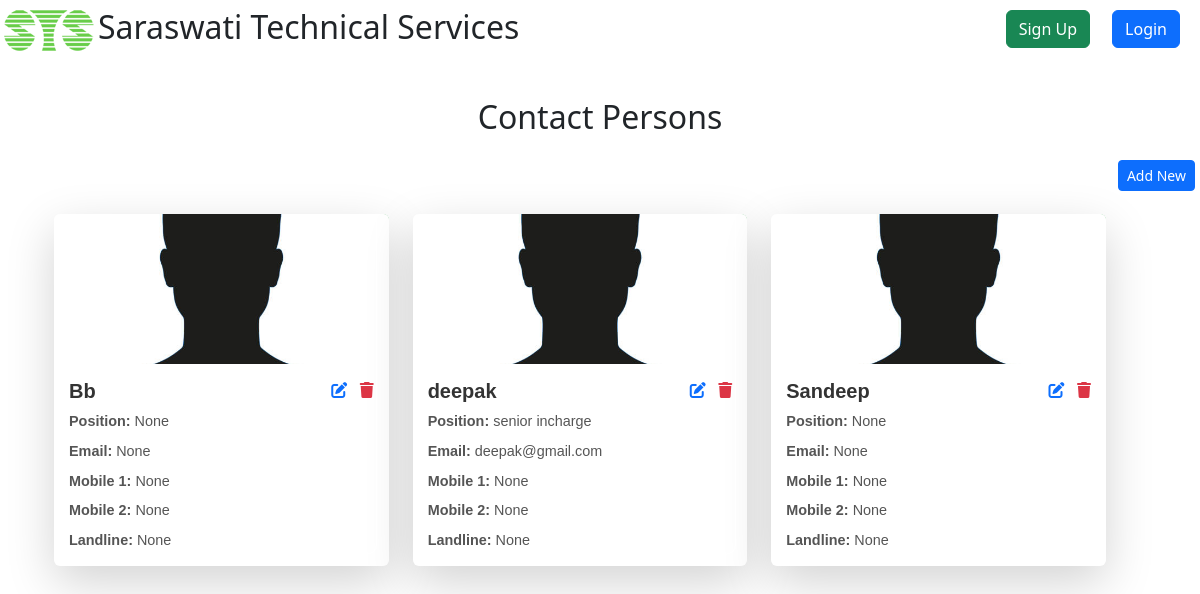
The app's page /project/cpList/, older data.
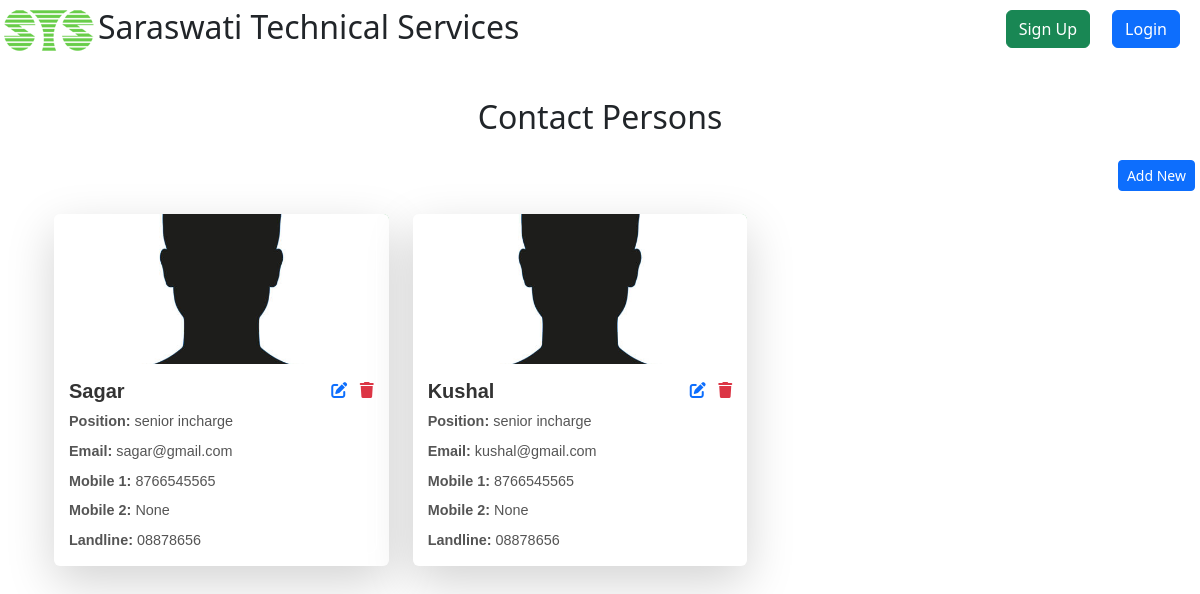
The same page, newer data.
### Project/models.py (models this page shows, shortened)
class ContactPerson(models.Model):
    name = models.CharField(max_length=30)
    position = models.CharField(max_length=30, blank=True, null=True)
    email = models.EmailField(blank=True, null=True)
    mobile1 = models.CharField(max_length=10, blank=True, null=True)
    mobile2 = models.CharField(max_length=10, blank=True, null=True)
    landline = models.CharField(max_length=15, blank=True, null=True)
    client = models.ForeignKey(Client,on_delete=models.CASCADE,blank=True,null=True)
    address = models.TextField(blank=True, null=True)  # New field for address
    image = models.ImageField(upload_to='contact_images/', blank=True, null=True)  # New field for image

### Project/views.py (the view)
# urls.py: path('cpList/', views.cpList, name="cpList"),
def cpList(request):
    contactPersons = ContactPerson.objects.all()  # Use plural for consistency
    context = {"contactPersons": contactPersons}
    return render(request, "project/cpList.html", context)

### Project/templates/project/cpList.html (shortened to what this page needs)
{% extends "registration/base.html" %}
{% load static %}
{% block content %}
    <link rel="stylesheet" href="{% static 'css/styles.css' %}">
    <h2 class="text-center my-4">Contact Persons</h2>
    <a href="{% url 'cpCreateView' %}">
        <button type="button" class="btn btn-primary btn-sm mb-4" style="float:right;">
            Add New
        </button>
    </a>
    <div class="container mt-5">
        <div class="row">
            {% for cp in contactPersons %}
                <div class="col-md-4 mb-4">
                    <div class="card shadow-lg border-0 rounded">
                        <img src="/media/simg.jpg"
                             class="card-img-top img-fluid"
                             alt="Person's Shadow" style="object-fit: cover; max-height: 150px; width: 100%;">
                        <div class="card-body">
                            <div class="d-flex justify-content-between align-items-start">
                                <h5 class="card-title">{{ cp.name }}</h5>
                                <div class="action-icons">
                                    <a href="{% url 'cpUpdateView' cp.id %}" class="text-primary me-2" title="Edit Contact Person"><i class="fas fa-edit"></i></a>
                                    <form action="{% url 'cpDeleteView' cp.id %}" method="post" style="display:inline;" id="delete-form-{{ cp.id }}">
                                        <button type="submit" style="background: none; border: none; cursor: pointer;" title="Delete Contact Person">
                                            <i class="fas fa-trash text-danger"></i>
                                        </button>
                                    </form>
                                </div>
                            </div>
                            <p class="card-text"><strong>Position:</strong> {{ cp.position }}</p>
                            <p class="card-text"><strong>Email:</strong> {{ cp.email }}</p>
                            <p class="card-text"><strong>Mobile 1:</strong> {{ cp.mobile1 }}</p>
                            <p class="card-text"><strong>Mobile 2:</strong> {{ cp.mobile2 }}</p>
                            <p class="card-text"><strong>Landline:</strong> {{ cp.landline }}</p>
                        </div>
                    </div>
                </div>
            {% endfor %}
        </div>
    </div>
{% endblock %}

### Base/templates/registration/base.html (shortened to what this page needs)
{% load static %}
<!DOCTYPE html>
<html lang="en">
  <head>
    <link rel="stylesheet" href="https://cdn.jsdelivr.net/npm/bootstrap@5.3.2/dist/css/bootstrap.min.css">
    <link href="https://cdnjs.cloudflare.com/ajax/libs/font-awesome/6.0.0-beta3/css/all.min.css" rel="stylesheet">
    <link rel="stylesheet" href="https://cdnjs.cloudflare.com/ajax/libs/font-awesome/6.0.0-beta3/css/all.min.css" />
  </head>
  <body>
    <h2>
      <img src="/media/sts.png" class="img-fluid" alt="STS">Saraswati Technical Services
      {% if user.is_authenticated %}
      <form id="logout-form" action="{% url 'logout' %}" method="POST" class="top-right-button">
        {% csrf_token %}
        <button type="submit" class="btn btn-danger">Logout</button>
      </form>
      {% else %}
      <a href="{% url 'login' %}" class="btn btn-primary top-right-button" role="button">Login</a>
      <a href="{% url 'signup' %}" class="btn btn-success top-right-button" style="right: 110px;" role="button">Sign Up</a>
      {% endif %}
    </h2>
    <div class="full-vh-vw">
      <div class="main-container">
        <div class="content">
          {% block content %}
          {% endblock %}
        </div>
      </div>
    </div>
  </body>
</html>

### Project/static/css/styles.css (style rules this page uses)
* { margin: 0; padding: 0; box-sizing: border-box; }
.card { display: flex; flex-direction: column; background: #fff; border-radius: 10px; overflow: hidden; max-width: 350px; margin: 30px auto; font-family: sans-serif; box-shadow: 0px 8px 16px rgba(0, 0, 0, 0.2); position: relative; transition: transform 0.3s, box-shadow 0.3s; }
.card::before { content: ''; position: absolute; z-index: 1; width: 100%; height: 100%; border-radius: 10px; border: 1px solid #fff; top: -0.7rem; left: -0.7rem; }
.card::after { content: ''; position: absolute; z-index: -1; width: 12rem; height: 12rem; background-color: rgba(0, 166, 38, 0.65); top: -7rem; right: -7rem; }
.card-body { padding: 15px; position: relative; z-index: 1; }
.card-title { font-weight: bold; font-size: 1.25rem; color: #333; }
.card-text { margin-bottom: 0.5rem; font-size: 0.9rem; color: #555; }

### Base/templates/registration/base.html (style rules this page uses)
html, body { height: 100%; margin: 0; overflow-x,overflow-y: hidden; }
.full-vh-vw { display: flex; flex-direction: column; height: 100vh; }
.main-container { display: flex; flex: 1; }
.content { flex: 1; padding: 5px; margin: 0px; }
.top-right-button { position: absolute; top: 10px; right: 20px; }

Row changes from the older to the newer data that the page shows:
removed ContactPerson: name "Bb", position "None", email "None", mobile1 "None", mobile2 "None", landline "None"
removed ContactPerson: name "deepak", position "senior incharge", email "deepak@gmail.com", mobile1 "None", mobile2 "None", landline "None"
removed ContactPerson: name "Sandeep", position "None", email "None", mobile1 "None", mobile2 "None", landline "None"
added ContactPerson: name "Sagar", position "senior incharge", email "sagar@gmail.com", mobile1 "8766545565", mobile2 "None", landline "08878656"
added ContactPerson: name "Kushal", position "senior incharge", email "kushal@gmail.com", mobile1 "8766545565", mobile2 "None", landline "08878656"
